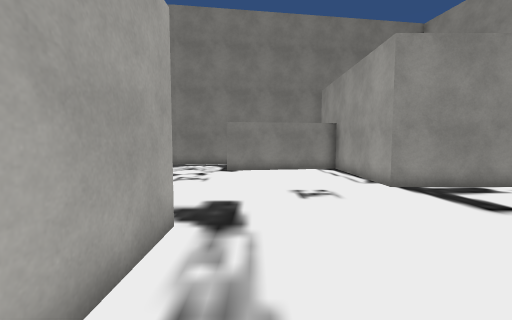
[1] (above)

22 first-person views from a walk through a scene from a Unity 3-D project. The camera is 1.5 m above the floor, tilts 4° down and sees 90° across. The floor is counted in squares, 1 m on a side. Each view is taken from the middle of a square. On the plan, view 1 faces up. The plan holds only what a view shows up to about 13 squares ahead; the rest is blank. The place goes on beyond the plan. Some surface patterns are stand-ins.

[2]
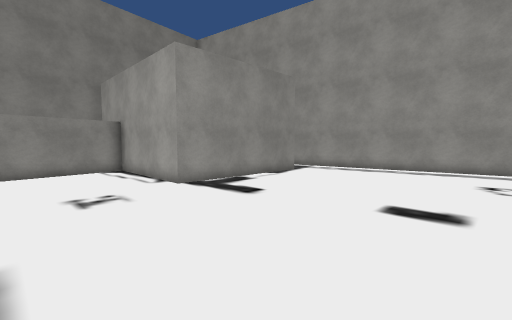

[3]
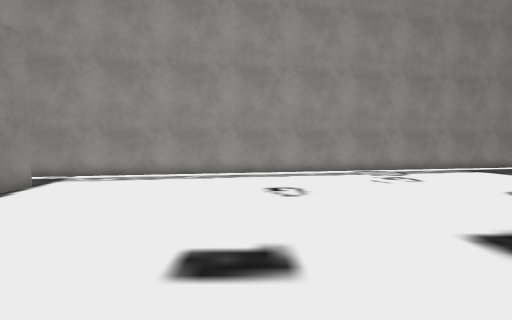

[4]
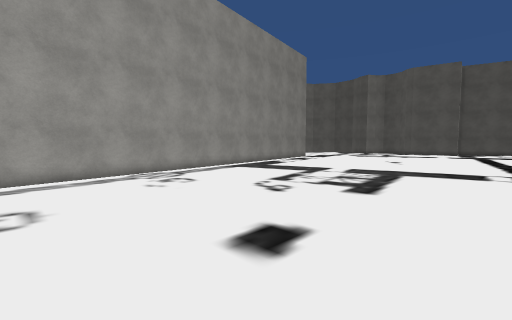

[5]
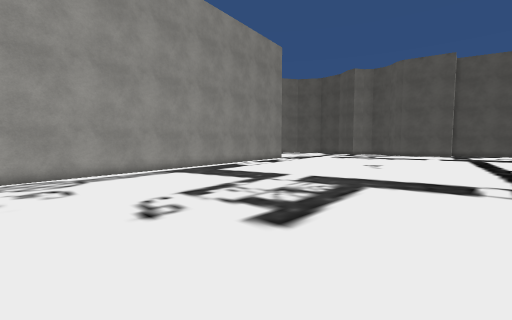

[6]
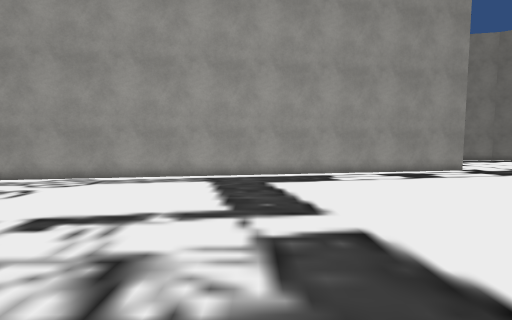

[7]
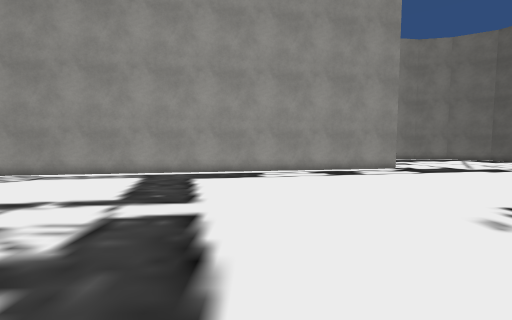

[8]
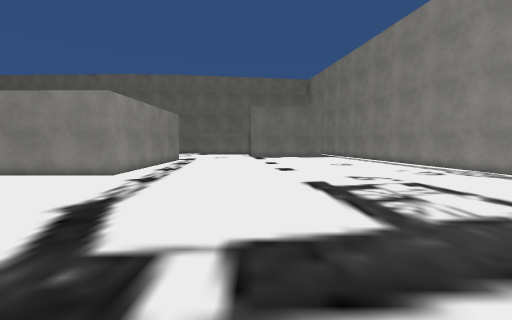

[9]
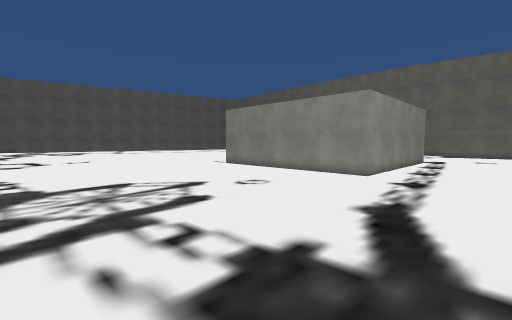

[10]
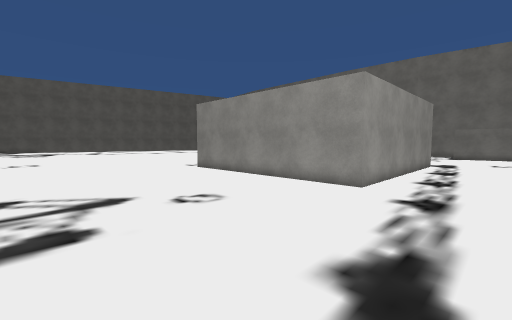

[11]
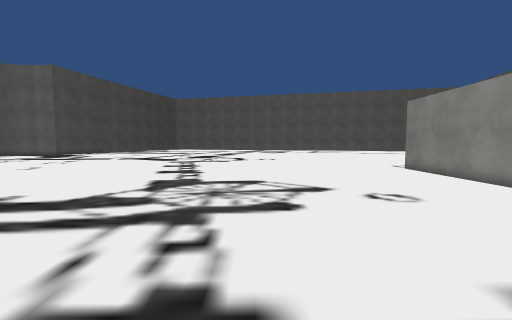

[12]
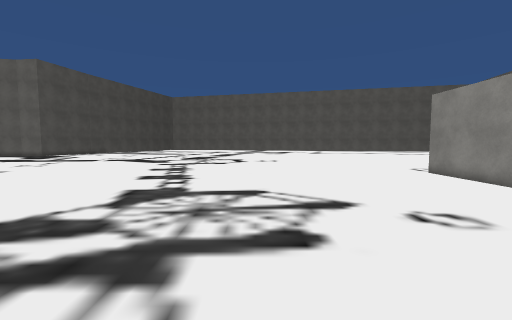

[13]
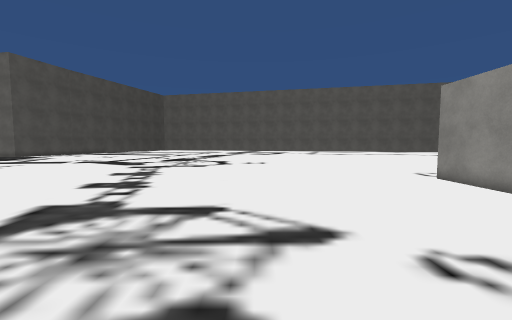

[14]
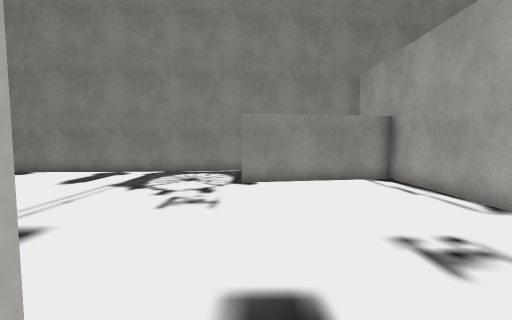

[15]
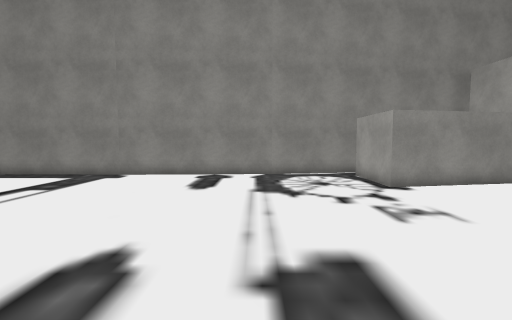

[16]
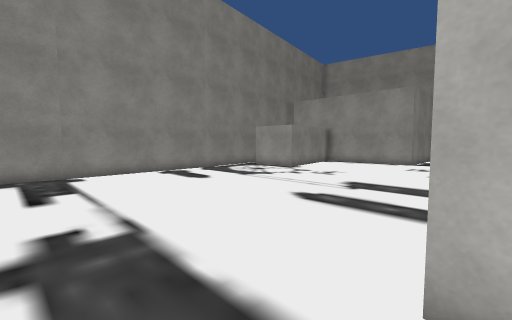

[17]
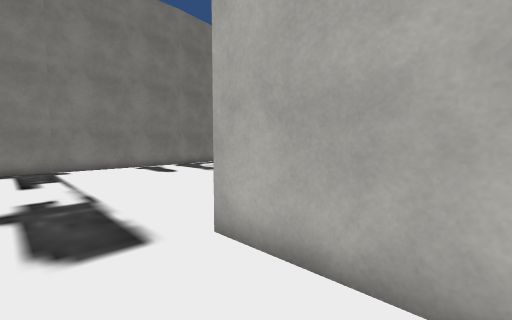

[18]
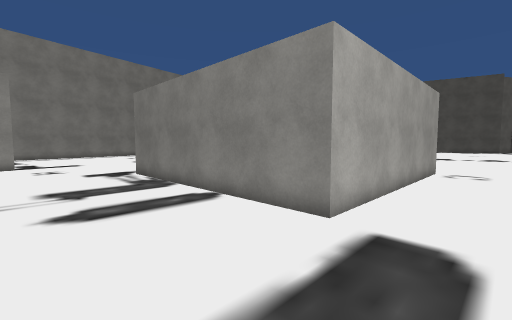

[19]
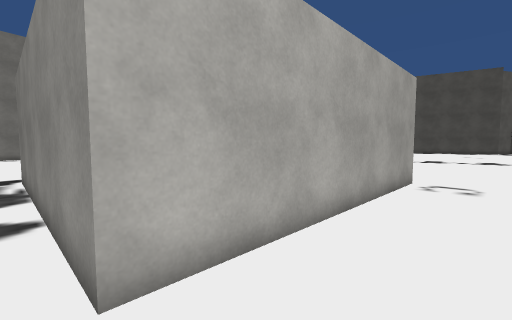

[20]
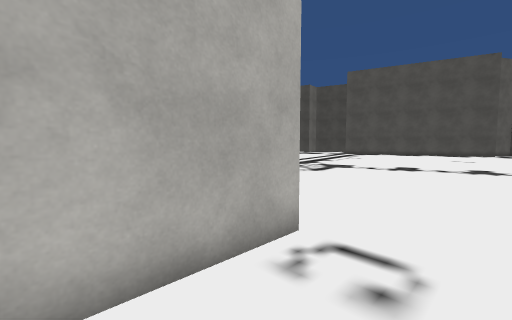

[21]
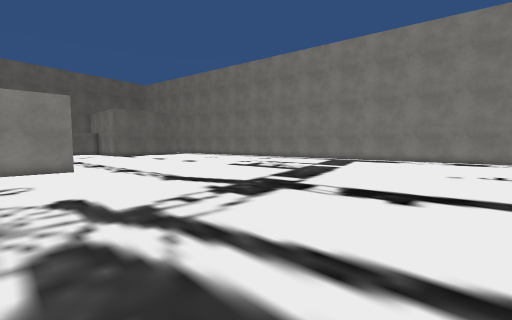

[22]
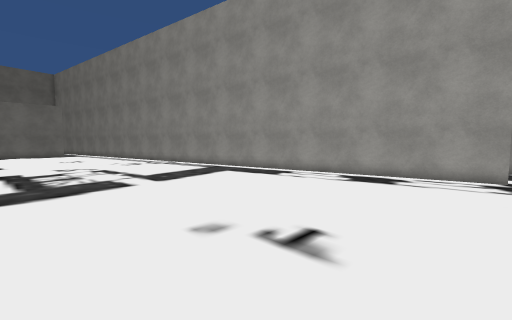

### Floor plan
Points are (right, up) in squares from view 1. A wall is a line through its corners. A room is listed if a view was taken in it or the views show most of it. See-through windows are left out.
Room 1 (views 1, 2, 3, 4, 5, 6, 7, 8, 9, 10, 11, 12, 13, 14, 15, 16, 17, 18, 19, 20, 21, 22)
walls: (-1.4, -5.6) (-11.5, -5.5) (-11.5, 4.5) (-1.5, 4.5) (-1.4, -5.6); (11.5, 8.5) (4.5, 8.5) (4.5, 14.4) (-1.5, 13.4) (-1.5, 16.5); (-1, 17.6) (-5.3, 17); (-5.1, 17) (-14.5, 16.6); (19.5, -22.8) (13.9, 10.7)

Where each view was taken, in squares from view 1:
view 1: 0 up, 0 right, facing up
view 2: 0 up, 0 right, facing up-right
view 3: 1 up, 3 right, facing right
view 4: 0 up, 4 right, facing down-right
view 5: 4 down, 4 right, facing down-right
view 6: 12 down, 6 right, facing right
view 7: 15 down, 5 right, facing right
view 8: 17 down, 5 right, facing up
view 9: 17 down, 3 right, facing up-left
view 10: 14 down, 2 right, facing up-left
view 11: 14 down, 3 right, facing left
view 12: 14 down, 1 right, facing left
view 13: 13 down, 1 left, facing left
view 14: 4 up, 1 left, facing up
view 15: 5 up, 6 left, facing up
view 16: 4 up, 14 left, facing up-right
view 17: 1 up, 14 left, facing up-right
view 18: 9 up, 14 left, facing down-right
view 19: 5 up, 14 left, facing down-right
view 20: 2 down, 14 left, facing down-right
view 21: 21 down, 4 left, facing up-right
view 22: 23 down, 7 right, facing up-right
